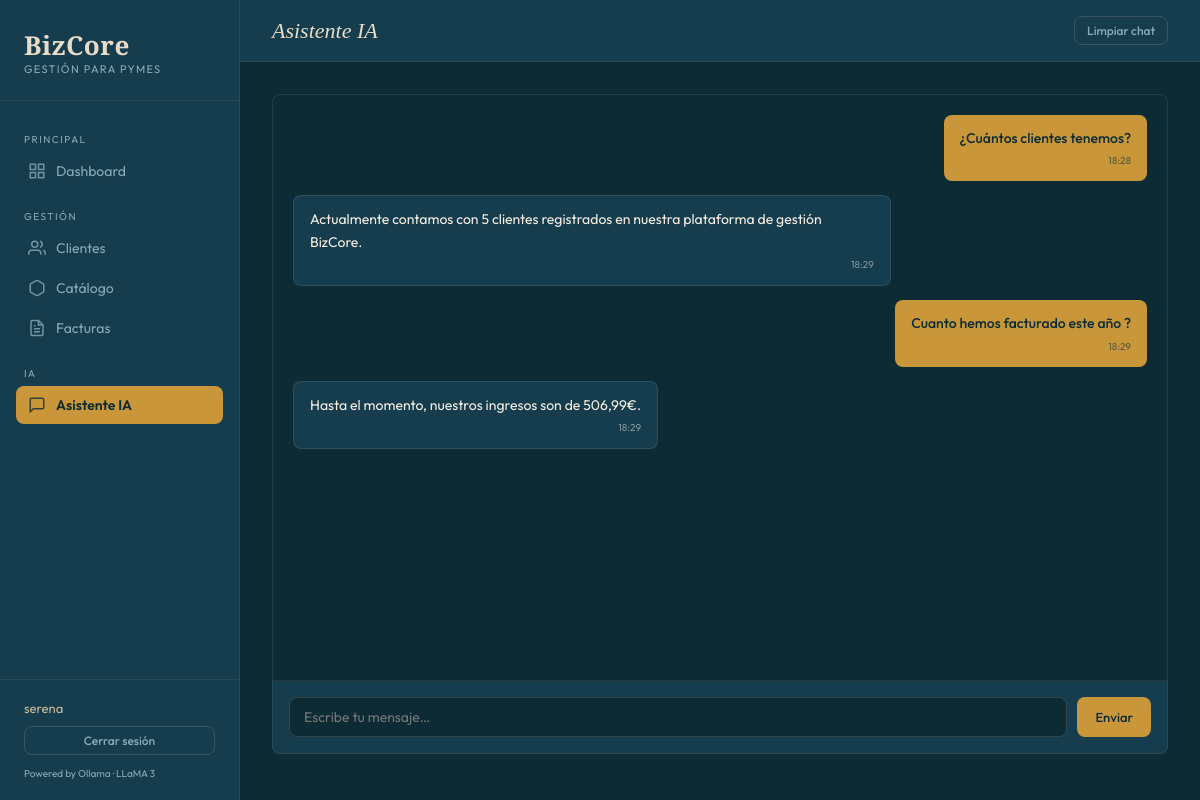
The app's page /chat (signed in) with its own data.
### models.py (models this page shows)
class MensajeChat(db.Model):
    id = db.Column(db.Integer, primary_key=True)
    rol = db.Column(db.String(10))  # user / assistant
    contenido = db.Column(db.Text)
    created_at = db.Column(db.DateTime, default=datetime.utcnow)

### app.py (the view)
@app.route('/chat')
@login_required
def chat():
    historial = MensajeChat.query.order_by(MensajeChat.created_at).all()
    return render_template('chat.html', historial=historial)

### app.py (called while the page is built)
def login_required(f):
    @wraps(f)
    def decorated(*args, **kwargs):
        if 'user_id' not in session:
            return redirect(url_for('login'))
        return f(*args, **kwargs)
    return decorated

### templates/chat.html (shortened to what this page needs)
{% extends "base.html" %}
{% block page_title %}Asistente IA{% endblock %}
{% block topbar_actions %}
  <form method="POST" action="{{ url_for('chat_limpiar') }}" onsubmit="return confirm('¿Borrar conversación?')">
    <button type="submit" class="btn btn-ghost btn-sm">Limpiar chat</button>
  </form>
{% endblock %}
{% block content %}
<div class="chat-container">
  <div class="chat-messages" id="chat-messages">
    {% for m in historial %}
    <div class="msg msg-{{ m.rol }}">
      {{ m.contenido }}
      <div class="msg-meta">{{ m.created_at.strftime('%H:%M') }}</div>
    </div>
    {% endfor %}
  </div>
  <div class="chat-input-area">
    <input type="text" id="chat-input" placeholder="Escribe tu mensaje…" autocomplete="off">
    <button class="btn btn-primary" id="send-btn" onclick="enviar()">Enviar</button>
  </div>
</div>
{% endblock %}

### static/css/main.css (style rules this page uses)
:root { --petrol: #0d2b35; --petrol-mid: #163d4e; --petrol-light: #1e5068; --sand: #e8dcc8; --sand-light: #f5efe3; --sand-dark: #c9b99a; --gold: #c9973a; --gold-light: #e8b558; --white: #faf8f4; --text-main: #f5efe3; --text-muted: #8aaab5; --text-dark: #0d2b35; --danger: #c0392b; --success: #2e7d52; --warn: #b8860b; --sidebar-w: 240px; --radius: 8px; --shadow: 0 4px 24px rgba(13,43,53,0.25); }
* { margin: 0; padding: 0; box-sizing: border-box; }
body { font-family: 'Outfit', sans-serif; background: var(--petrol); color: var(--text-main); min-height: 100vh; display: flex; }
.btn { display: inline-flex; align-items: center; gap: 6px; padding: 9px 18px; border-radius: var(--radius); font-family: 'Outfit', sans-serif; font-size: 13px; font-weight: 500; cursor: pointer; border: none; text-decoration: none; transition: all 0.2s; }
.btn-primary { background: var(--gold); color: var(--petrol); }
.btn-ghost { background: transparent; color: var(--text-muted); border: 1px solid rgba(201,179,154,0.2); }
.btn-sm { padding: 6px 12px; font-size: 12px; }
input, select, textarea { background: var(--petrol); border: 1px solid rgba(201,179,154,0.2); border-radius: var(--radius); color: var(--sand-light); font-family: 'Outfit', sans-serif; font-size: 14px; padding: 10px 14px; transition: border-color 0.2s; outline: none; }
.chat-container { display: flex; flex-direction: column; height: calc(100vh - 140px); }
.chat-messages { flex: 1; overflow-y: auto; padding: 20px; display: flex; flex-direction: column; gap: 14px; background: var(--petrol); border-radius: var(--radius) var(--radius) 0 0; border: 1px solid rgba(201,179,154,0.12); }
.msg { max-width: 70%; padding: 12px 16px; border-radius: var(--radius); font-size: 14px; line-height: 1.6; }
.msg-user { background: var(--gold); color: var(--petrol); align-self: flex-end; font-weight: 500; }
.msg-assistant { background: var(--petrol-mid); border: 1px solid rgba(201,179,154,0.15); color: var(--sand-light); align-self: flex-start; }
.msg-meta { font-size: 10px; opacity: 0.5; margin-top: 4px; text-align: right; }
.chat-input-area { display: flex; gap: 10px; padding: 16px; background: var(--petrol-mid); border: 1px solid rgba(201,179,154,0.12); border-top: none; border-radius: 0 0 var(--radius) var(--radius); }
.chat-input-area input { flex: 1; background: var(--petrol); }

### records on screen
MensajeChat: contenido "¿Cuántos clientes tenemos?", created_at "18:28"
MensajeChat: contenido "Actualmente contamos con 5 clientes registrados en nuestra plataforma de gestión BizCore.", created_at "18:29"
MensajeChat: contenido "Cuanto hemos facturado este año ?", created_at "18:29"
MensajeChat: contenido "Hasta el momento, nuestros ingresos son de 506,99€.", created_at "18:29"

### other values on screen
{{ session.get('user_nombre', '') }} "serena"
